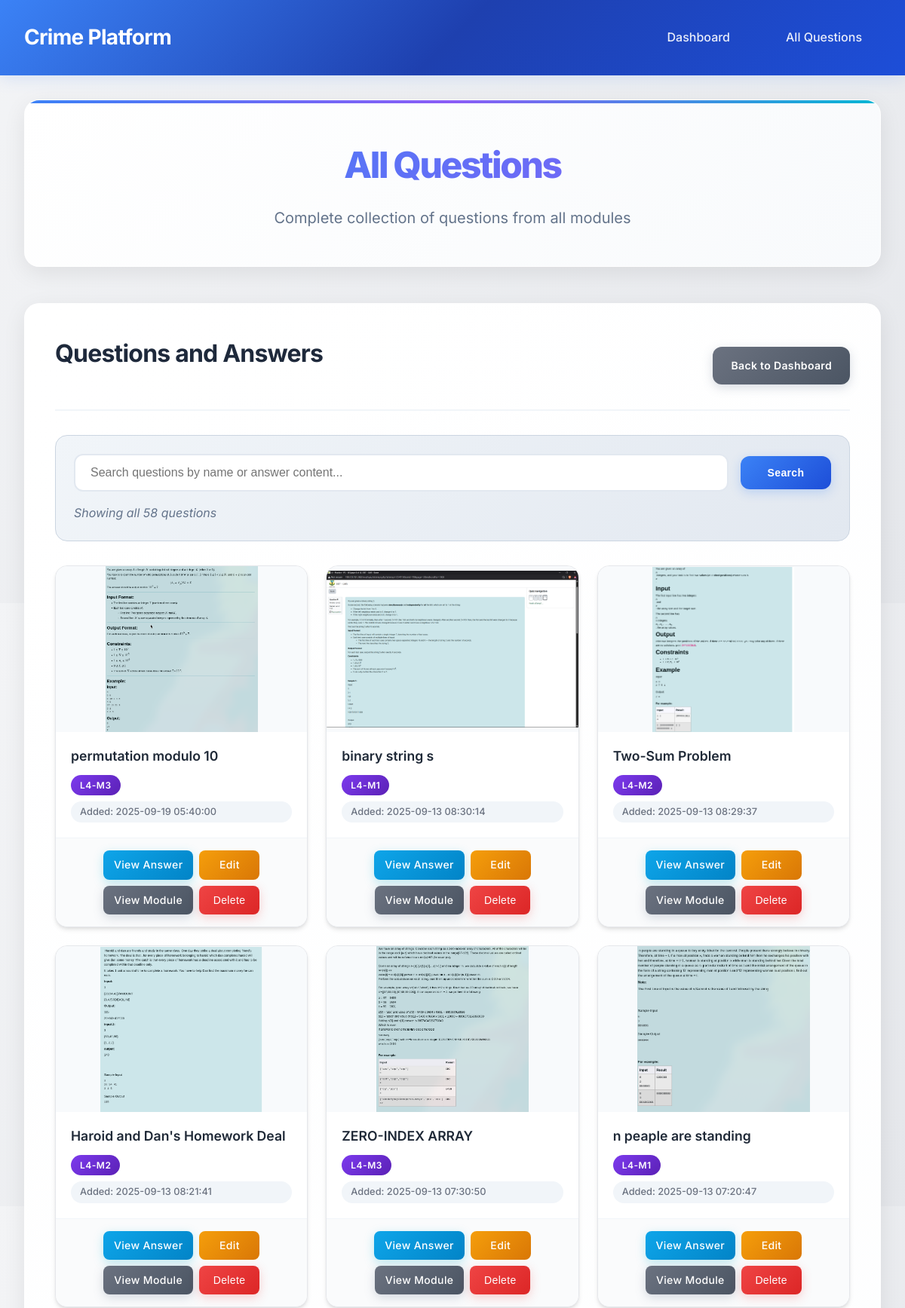
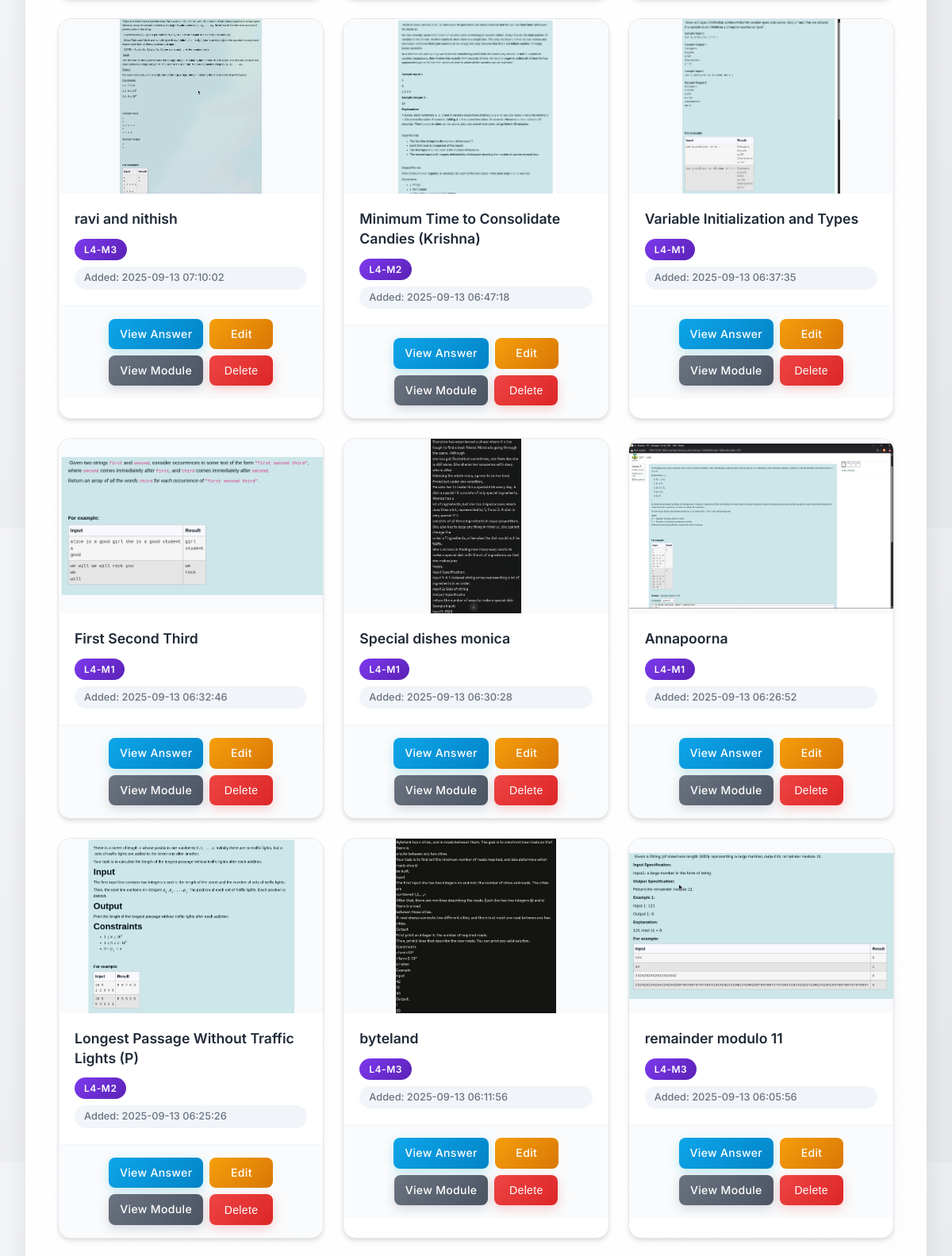
The app's page /all-questions (upper part) with its own data (2 pictures, top to bottom).
### tables this page shows
CREATE TABLE questions (
            id INTEGER PRIMARY KEY AUTOINCREMENT,
            module_id INTEGER NOT NULL,
            image_path TEXT NOT NULL,
            answer TEXT NOT NULL,
            created_at TIMESTAMP DEFAULT CURRENT_TIMESTAMP, name TEXT NOT NULL DEFAULT "Untitled Question",
            FOREIGN KEY (module_id) REFERENCES modules (id) ON DELETE CASCADE
        );

CREATE TABLE modules (
            id INTEGER PRIMARY KEY AUTOINCREMENT,
            name TEXT NOT NULL UNIQUE,
            created_at TIMESTAMP DEFAULT CURRENT_TIMESTAMP
        );

### app.py (the view)
@app.route('/all-questions')
def all_questions():
    conn = get_db_connection()
    search_query = request.args.get('search', '').strip()
    if search_query:
        questions = conn.execute('''
            SELECT q.*, m.name as module_name, m.id as module_id
            FROM questions q
            JOIN modules m ON q.module_id = m.id
            WHERE q.name LIKE ? OR q.answer LIKE ?
            ORDER BY q.created_at DESC
        ''', (f'%{search_query}%', f'%{search_query}%')).fetchall()
    else:
        questions = conn.execute('''
            SELECT q.*, m.name as module_name, m.id as module_id
            FROM questions q
            JOIN modules m ON q.module_id = m.id
            ORDER BY q.created_at DESC
        ''').fetchall()
    conn.close()
    return render_template('all_questions.html', questions=questions, search_query=search_query)

### app.py (called while the page is built)
@app.after_request
def add_security_headers(response):
    response.headers['X-Content-Type-Options'] = 'nosniff'
    response.headers['X-Frame-Options'] = 'DENY'
    response.headers['X-XSS-Protection'] = '1; mode=block'
    response.headers['Strict-Transport-Security'] = 'max-age=31536000; includeSubDomains'
    return response

def get_db_connection():
    conn = sqlite3.connect('Crime_platform.db', timeout=20.0)
    conn.row_factory = sqlite3.Row
    conn.execute('PRAGMA foreign_keys = ON')
    return conn

### templates/all_questions.html (shortened to what this page needs)
{% extends "base.html" %}
{% block content %}
<div class="page-header">
    <h1>All Questions</h1>
    <p>Complete collection of questions from all modules</p>
</div>
<div class="section">
    <div class="section-header">
        <h2>Questions and Answers</h2>
        <div class="section-actions">
            <a href="{{ url_for('dashboard') }}" class="btn btn-secondary">Back to Dashboard</a>
        </div>
    </div>
    <div class="search-section">
        <form method="GET" class="search-form">
            <div class="search-group">
                <input type="text"
                       name="search"
                       value="{{ search_query or '' }}"
                       placeholder="Search questions by name or answer content..."
                       class="search-input">
                <button type="submit" class="btn btn-primary">Search</button>
            </div>
        </form>
        {% if search_query %}
            <p class="search-results">Showing results for: <strong>"{{ search_query }}"</strong> ({{ questions|length }} results)</p>
        {% else %}
            <p class="search-results">Showing all {{ questions|length }} questions</p>
        {% endif %}
    </div>
    {% if questions %}
        <div class="questions-grid">
            {% for question in questions %}
            <div class="question-card">
                <div class="question-image">
                    <img src="{{ url_for('uploaded_file', filename=question.image_path) }}"
                         alt="{{ question.name or 'Question ' ~ loop.index }}"
                         class="question-img">
                </div>
                <div class="question-info">
                    <h3 class="question-title">{{ question.name or 'Question #' ~ loop.index }}</h3>
                    <div class="question-meta">
                        <span class="module-badge">{{ question.module_name }}</span>
                        <small class="question-date">Added: {{ question.created_at }}</small>
                    </div>
                </div>
                <div class="question-actions">
                    <a href="{{ url_for('question_answer', question_id=question.id) }}"
                       class="btn btn-info btn-small">View Answer</a>
                    <a href="{{ url_for('edit_answer', question_id=question.id) }}"
                       class="btn btn-warning btn-small">Edit</a>
                    <a href="{{ url_for('module_view', module_id=question.module_id) }}"
                       class="btn btn-secondary btn-small">View Module</a>
                    <button class="btn btn-danger btn-small delete-question"
                            data-question-id="{{ question.id }}"
                            data-name="{{ question.name or 'Question #' ~ loop.index }}">Delete</button>
                </div>
            </div>
            {% endfor %}
        </div>
    {% endif %}
</div>
{% endblock %}

### templates/all_questions.html (style rules this page uses)
.search-section { margin-bottom: 2rem; padding: 1.5rem; background: linear-gradient(135deg, #f1f5f9 0%, #e2e8f0 100%); border-radius: 16px; border: 1px solid #cbd5e1; }
.search-form { margin-bottom: 0; }
.search-group { display: flex; gap: 1rem; align-items: center; flex-wrap: wrap; }
.search-input { flex: 1; padding: 0.875rem 1.25rem; border: 2px solid #e2e8f0; border-radius: 12px; font-size: 1rem; transition: all 0.3s ease; min-width: 300px; background: white; }
.search-results { margin-top: 1rem; color: #64748b; font-style: italic; margin-bottom: 0; }
.questions-grid { display: grid; grid-template-columns: repeat(auto-fill, minmax(320px, 1fr)); gap: 1.5rem; margin-top: 1rem; }
.question-card { background: white; border-radius: 16px; overflow: hidden; box-shadow: 0 4px 6px -1px rgba(0, 0, 0, 0.1), 0 2px 4px -1px rgba(0, 0, 0, 0.06); transition: all 0.3s ease; border: 1px solid #e5e7eb; }
.question-image { width: 100%; height: 220px; overflow: hidden; background: #f8fafc; position: relative; }
.question-img { width: 100%; height: 100%; object-fit: contain; transition: transform 0.3s ease; }
.question-info { padding: 1.25rem; border-bottom: 1px solid #f1f5f9; }
.question-title { font-size: 1.1rem; font-weight: 600; color: #1f2937; margin: 0 0 0.75rem 0; line-height: 1.4; }
.question-meta { display: flex; flex-direction: column; gap: 0.5rem; }
.module-badge { background: linear-gradient(135deg, #7c3aed 0%, #5b21b6 100%); color: white; padding: 0.25rem 0.75rem; border-radius: 20px; font-size: 0.75rem; font-weight: 600; text-transform: uppercase; letter-spacing: 0.5px; align-self: flex-start; }
.question-date { color: #6b7280; font-size: 0.8rem; }
.question-actions { padding: 1rem 1.25rem; display: flex; gap: 0.5rem; flex-wrap: wrap; justify-content: center; background: #fafbfc; }
.btn-small { padding: 0.5rem 0.875rem; font-size: 0.875rem; border-radius: 8px; text-decoration: none; border: none; cursor: pointer; transition: all 0.2s ease; font-weight: 500; }
.btn-info { background: linear-gradient(135deg, #0ea5e9 0%, #0284c7 100%); color: white; }
.btn-warning { background: linear-gradient(135deg, #f59e0b 0%, #d97706 100%); color: white; }
.btn-secondary { background: linear-gradient(135deg, #6b7280 0%, #4b5563 100%); color: white; }
.btn-danger { background: linear-gradient(135deg, #ef4444 0%, #dc2626 100%); color: white; }

### records on screen
questions: image_path (picture), name "permutation modulo 10", module_name "L4-M3", created_at "2025-09-19 05:40:00"
questions: image_path (picture), name "binary string s", module_name "L4-M1", created_at "2025-09-13 08:30:14"
questions: image_path (picture), name "Two-Sum Problem", module_name "L4-M2", created_at "2025-09-13 08:29:37"
questions: image_path (picture), name "Haroid and Dan's Homework Deal", module_name "L4-M2", created_at "2025-09-13 08:21:41"
questions: image_path (picture), name "ZERO-INDEX ARRAY", module_name "L4-M3", created_at "2025-09-13 07:30:50"
questions: image_path (picture), name "n peaple are standing", module_name "L4-M1", created_at "2025-09-13 07:20:47"
questions: image_path (picture), name "ravi and nithish", module_name "L4-M3", created_at "2025-09-13 07:10:02"
questions: image_path (picture), name "Minimum Time to Consolidate Candies (Krishna)", module_name "L4-M2", created_at "2025-09-13 06:47:18"
questions: image_path (picture), name "Variable Initialization and Types", module_name "L4-M1", created_at "2025-09-13 06:37:35"
questions: image_path (picture), name "First Second Third", module_name "L4-M1", created_at "2025-09-13 06:32:46"
questions: image_path (picture), name "Special dishes monica", module_name "L4-M1", created_at "2025-09-13 06:30:28"
questions: image_path (picture), name "Annapoorna", module_name "L4-M1", created_at "2025-09-13 06:26:52"
questions: image_path (picture), name "Longest Passage Without Traffic Lights (P)", module_name "L4-M2", created_at "2025-09-13 06:25:26"
questions: image_path (picture), name "byteland", module_name "L4-M3", created_at "2025-09-13 06:11:56"
questions: image_path (picture), name "remainder modulo 11", module_name "L4-M3", created_at "2025-09-13 06:05:56"

### other values on screen
{{ questions|length }} "58"
